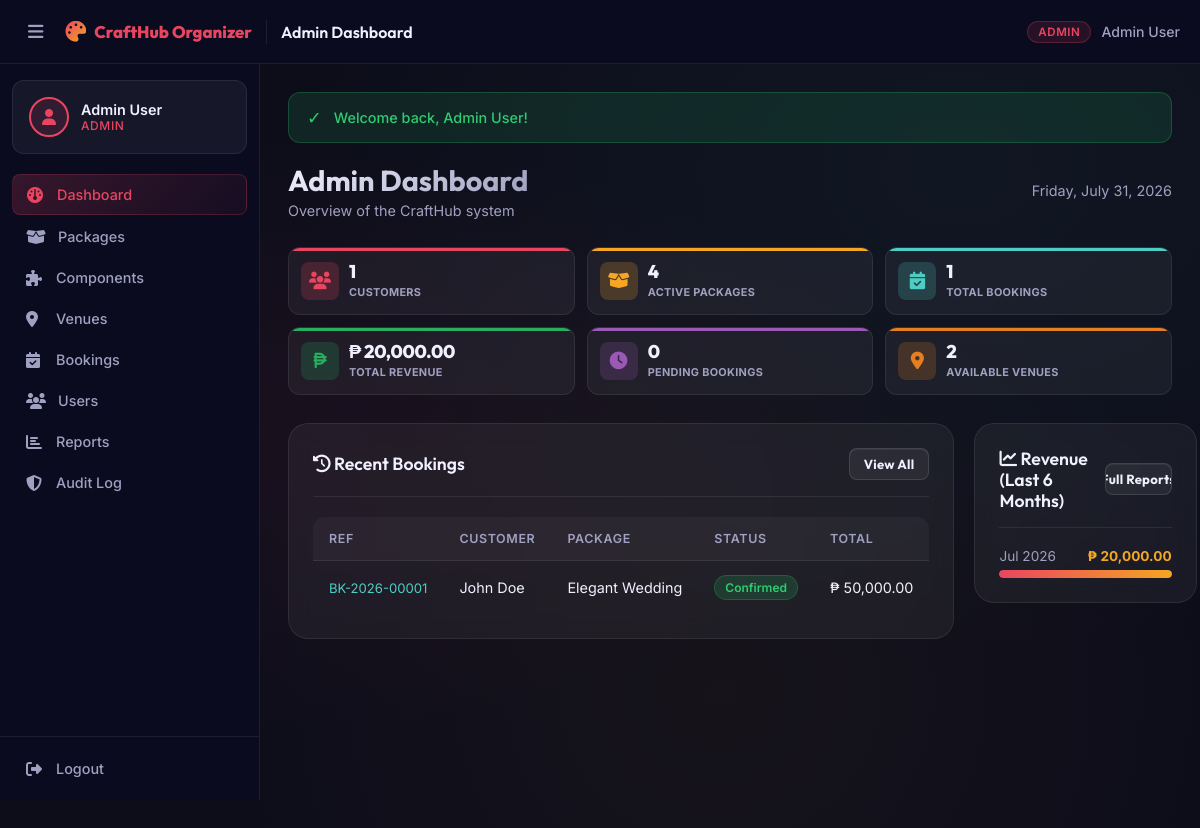
Page /admin/dashboard.php (signed in) on the committed database.
### tables this page shows
CREATE TABLE IF NOT EXISTS bookings (
    booking_id INT AUTO_INCREMENT PRIMARY KEY,
    booking_reference VARCHAR(50) UNIQUE,
    customer_id INT NOT NULL,
    package_id INT NOT NULL,
    venue_id INT NULL,
    event_date DATE NOT NULL,
    event_time TIME DEFAULT '09:00:00',
    event_type ENUM('Wedding','Birthday','Debut','Christening') NOT NULL DEFAULT 'Wedding',
    guest_count INT DEFAULT 1,
    total_amount DECIMAL(10,2) NOT NULL DEFAULT 0.00,
    amount_paid DECIMAL(10,2) NOT NULL DEFAULT 0.00,
    status ENUM('Pending','Confirmed','Paid','Completed','Cancelled') DEFAULT 'Pending',
    notes TEXT,
    created_at TIMESTAMP DEFAULT CURRENT_TIMESTAMP,
    FOREIGN KEY (customer_id) REFERENCES users(user_id) ON DELETE CASCADE,
    FOREIGN KEY (package_id) REFERENCES packages(package_id) ON DELETE CASCADE,
    FOREIGN KEY (venue_id) REFERENCES venues(venue_id) ON DELETE SET NULL
);

CREATE TABLE IF NOT EXISTS users (
    user_id INT AUTO_INCREMENT PRIMARY KEY,
    name VARCHAR(100) NOT NULL,
    email VARCHAR(100) UNIQUE NOT NULL,
    password VARCHAR(255) NOT NULL,
    contact_no VARCHAR(20),
    address TEXT,
    ip_address VARCHAR(45) NULL,                            
    role ENUM('customer','staff','cashier','admin') DEFAULT 'customer',
    security_question VARCHAR(255),
    security_answer_hash VARCHAR(255),
    status ENUM('active','inactive') DEFAULT 'active',
    created_at TIMESTAMP DEFAULT CURRENT_TIMESTAMP
);

CREATE TABLE IF NOT EXISTS packages (
    package_id INT AUTO_INCREMENT PRIMARY KEY,
    package_name VARCHAR(100) NOT NULL,
    event_type ENUM('Wedding','Birthday','Debut','Christening') NOT NULL,
    base_price DECIMAL(10,2) NOT NULL,
    max_slots INT NOT NULL DEFAULT 5,                       
    description TEXT,
    status ENUM('active','inactive') DEFAULT 'active'
);

### admin/dashboard.php (the view, shortened to what this page needs)
<?php
require_once __DIR__ . '/../includes/header.php';
$stats = getDashboardStats('admin');
$db    = getDB();
$recent = $db->query("
    SELECT b.*, b.booking_id AS id, u.name AS customer_name, p.package_name AS package_name
    FROM bookings b
    JOIN users u ON b.customer_id = u.user_id
    JOIN packages p ON b.package_id = p.package_id
    ORDER BY b.created_at DESC LIMIT 6
")->fetchAll();
$revenueStmt = $db->query("
    SELECT DATE_FORMAT(payment_date,'%b %Y') AS month,
           MONTH(payment_date) AS m, YEAR(payment_date) AS y,
           SUM(amount_paid) AS total
    FROM payments
    WHERE payment_date >= DATE_SUB(NOW(), INTERVAL 6 MONTH)
    GROUP BY y, m ORDER BY y, m
");
$revenueData = $revenueStmt->fetchAll();
?>
<?php require_once __DIR__ . '/../includes/navbar.php'; ?>
<div class="page-header">
    <div>
        <h1>Admin Dashboard</h1>
        <p>Overview of the CraftHub system</p>
    </div>
    <div style="font-size:0.9rem;color:var(--text-secondary);"><?= date('l, F j, Y') ?></div>
</div>
<div class="stats-grid">
    <div class="stat-card" style="--stat-color:#e94560;">
        <div class="stat-icon" style="background:rgba(233,69,96,0.2);color:#e94560;"><i class="fa-solid fa-users"></i></div>
        <div class="stat-info">
            <div class="stat-value"><?= $stats['total_users'] ?></div>
            <div class="stat-label">Customers</div>
        </div>
    </div>
    <div class="stat-card" style="--stat-color:#f5a623;">
        <div class="stat-icon" style="background:rgba(245,166,35,0.2);color:#f5a623;"><i class="fa-solid fa-box-open"></i></div>
        <div class="stat-info">
            <div class="stat-value"><?= $stats['total_packages'] ?></div>
            <div class="stat-label">Active Packages</div>
        </div>
    </div>
    <div class="stat-card" style="--stat-color:#4ecdc4;">
        <div class="stat-icon" style="background:rgba(78,205,196,0.2);color:#4ecdc4;"><i class="fa-solid fa-calendar-check"></i></div>
        <div class="stat-info">
            <div class="stat-value"><?= $stats['total_bookings'] ?></div>
            <div class="stat-label">Total Bookings</div>
        </div>
    </div>
    <div class="stat-card" style="--stat-color:#27ae60;">
        <div class="stat-icon" style="background:rgba(39,174,96,0.2);color:#27ae60;"><i class="fa-solid fa-peso-sign"></i></div>
        <div class="stat-info">
            <div class="stat-value"><?= formatCurrency($stats['total_revenue']) ?></div>
            <div class="stat-label">Total Revenue</div>
        </div>
    </div>
    <div class="stat-card" style="--stat-color:#9b59b6;">
        <div class="stat-icon" style="background:rgba(155,89,182,0.2);color:#9b59b6;"><i class="fa-solid fa-clock"></i></div>
        <div class="stat-info">
            <div class="stat-value"><?= $stats['pending_bookings'] ?></div>
            <div class="stat-label">Pending Bookings</div>
        </div>
    </div>
    <div class="stat-card" style="--stat-color:#e67e22;">
        <div class="stat-icon" style="background:rgba(230,126,34,0.2);color:#e67e22;"><i class="fa-solid fa-location-dot"></i></div>
        <div class="stat-info">
            <div class="stat-value"><?= $stats['total_venues'] ?></div>
            <div class="stat-label">Available Venues</div>
        </div>
    </div>
</div>
<div class="grid-2" style="align-items:start;">
    <div class="card">
        <div class="card-header">
            <h2 class="card-title"><i class="fa-solid fa-clock-rotate-left"></i> Recent Bookings</h2>
            <a href="<?= APP_URL ?>/admin/bookings.php" class="btn btn-secondary btn-sm">View All</a>
        </div>
        <div class="table-wrapper">
            <table class="table">
                <thead>
                    <tr><th>Ref</th><th>Customer</th><th>Package</th><th>Status</th><th>Total</th></tr>
                </thead>
                <tbody>
                    <?php foreach ($recent as $b): ?>
                    <tr>
                        <td><span style="color:var(--accent-teal);font-size:0.82rem;"><?= htmlspecialchars(getBookingRef($b)) ?></span></td>
                        <td><?= htmlspecialchars($b['customer_name']) ?></td>
                        <td><?= htmlspecialchars($b['package_name']) ?></td>
                        <td><?= statusBadge($b['status']) ?></td>
                        <td><?= formatCurrency($b['total_amount']) ?></td>
                    </tr>
                    <?php endforeach; ?>
                </tbody>
            </table>
        </div>
    </div>
    <div class="card">
        <div class="card-header">
            <h2 class="card-title"><i class="fa-solid fa-chart-line"></i> Revenue (Last 6 Months)</h2>
            <a href="<?= APP_URL ?>/admin/reports.php" class="btn btn-secondary btn-sm">Full Reports</a>
        </div>
        <?php if (empty($revenueData)): ?>
            <div class="empty-state" style="padding:30px;"><i class="fa-solid fa-chart-bar"></i><p>No revenue data yet.</p></div>
        <?php else: ?>
            <div style="display:flex;flex-direction:column;gap:12px;">
                <?php
                $maxVal = max(array_column($revenueData, 'total')) ?: 1;
                foreach ($revenueData as $r):
                    $pct = ($r['total'] / $maxVal) * 100;
                ?>
                <div>
                    <div class="flex-between" style="font-size:0.85rem;margin-bottom:6px;">
                        <span style="color:var(--text-secondary);"><?= $r['month'] ?></span>
                        <strong style="color:var(--accent-gold);"><?= formatCurrency($r['total']) ?></strong>
                    </div>
                    <div style="background:var(--bg-card);border-radius:4px;height:8px;overflow:hidden;">
                        <div style="height:100%;width:<?= $pct ?>%;background:linear-gradient(90deg,var(--accent-red),var(--accent-gold));border-radius:4px;transition:width 1s ease;"></div>
                    </div>
                </div>
                <?php endforeach; ?>
            </div>
        <?php endif; ?>
    </div>
</div>
<?php require_once __DIR__ . '/../includes/footer.php'; ?>

### includes/functions.php (shortened to what this page needs)
<?php
function getFlash(): ?array {
    if (isset($_SESSION['flash'])) {
        $flash = $_SESSION['flash'];
        return $flash;
    }
    return null;
}
function displayFlash(): void {
    $flash = getFlash();
    if ($flash) {
        $type    = htmlspecialchars($flash['type']);
        $message = htmlspecialchars($flash['message']);
        $icons   = ['success' => '✓', 'error' => '✗', 'warning' => '⚠', 'info' => 'ℹ'];
        $icon    = $icons[$type] ?? 'ℹ';
        echo "<div class=\"alert alert-{$type}\"><span class=\"alert-icon\">{$icon}</span> {$message}</div>";
    }
}
function formatCurrency($amount): string {
    $val = (float)($amount ?? 0);
    return '₱ ' . number_format($val, 2);
}
function getBookingRef(array $b): string {
    if (!empty($b['booking_reference'])) {
        return $b['booking_reference'];
    }
    $id = $b['booking_id'] ?? $b['id'] ?? 0;
    return 'BK-' . date('Y') . '-' . str_pad($id, 5, '0', STR_PAD_LEFT);
}
function statusBadge(?string $status): string {
    $statusStr = $status ?? 'unknown';
    $map = [
        'active'      => 'success',
        'available'   => 'success',
        'confirmed'   => 'success',
        'completed'   => 'info',
        'paid'        => 'success',
        'pending'     => 'warning',
        'partial'     => 'warning',
        'unpaid'      => 'danger',
        'inactive'    => 'secondary',
        'cancelled'   => 'danger',
        'maintenance' => 'warning',
        'banned'      => 'danger',
    ];
    $class = $map[strtolower($statusStr)] ?? 'secondary';
    return "<span class=\"badge badge-{$class}\">" . ucfirst($statusStr) . "</span>";
}
function getDashboardStats(string $role, int $userId = 0): array {
    $db    = getDB();
    $stats = [];
    if ($role === 'admin') {
        $stats['total_users']     = $db->query("SELECT COUNT(*) FROM users WHERE role = 'customer'")->fetchColumn();
        $stats['total_packages']  = $db->query("SELECT COUNT(*) FROM packages WHERE status = 'active'")->fetchColumn();
        $stats['total_bookings']  = $db->query("SELECT COUNT(*) FROM bookings")->fetchColumn();
        $stats['total_revenue']   = $db->query("SELECT COALESCE(SUM(amount_paid),0) FROM payments")->fetchColumn();
        $stats['pending_bookings']= $db->query("SELECT COUNT(*) FROM bookings WHERE status = 'Pending'")->fetchColumn();
        $stats['total_venues']    = $db->query("SELECT COUNT(*) FROM venues WHERE availability_status = 'available'")->fetchColumn();
    }
    return $stats;
}

### rows in the picture
bookings: amount_paid "₱ 20,000.00", booking_reference "BK-2026-00001", customer.name "John Doe", package.package_name "Elegant Wedding", status "Confirmed", total_amount "₱ 50,000.00"

### other values in the picture
$_SESSION['user_name'] "Admin User"
$roleLabel "ADMIN"
$link['label'] "Dashboard"
$link['label'] "Packages"
$link['label'] "Components"
$link['label'] "Venues"
$link['label'] "Bookings"
$link['label'] "Users"
$link['label'] "Reports"
$link['label'] "Audit Log"
APP_NAME "CraftHub Organizer"
explode(' | ', $pageTitle)[0] "Admin Dashboard"
$icon "✓"
$message "Welcome back, Admin User!"
$stats['total_users'] "1"
